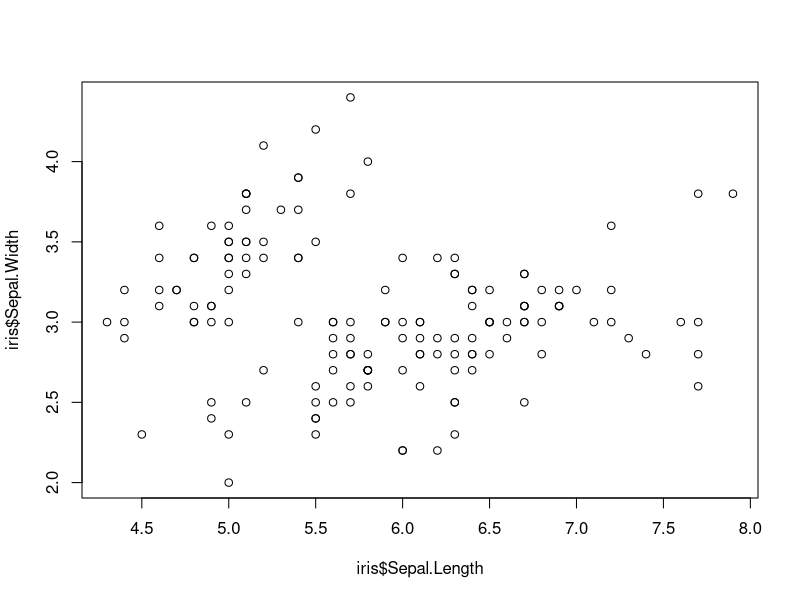
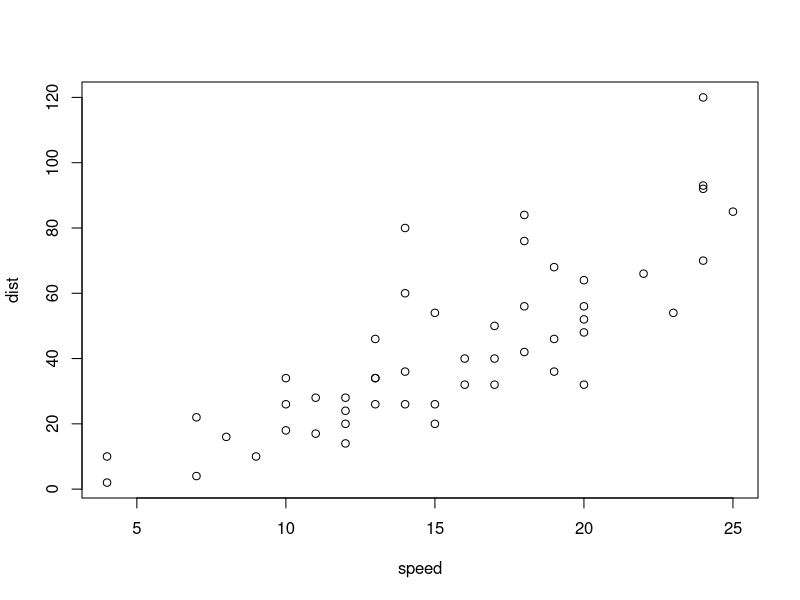

R code for these plots, in order:
## ---- chunk 1
library(knitr)
opts_chunk$set(echo=FALSE,
               fig.path='awesome_figs/',
               dpi=120,
               fig.width=8,
               fig.height=11
               )
## ---- chunk 2
summary(cars)
## ---- chunk 3
plot(iris$Sepal.Length, iris$Sepal.Width)
## ---- chunk 4
plot(cars)
## ---- chunk 5

